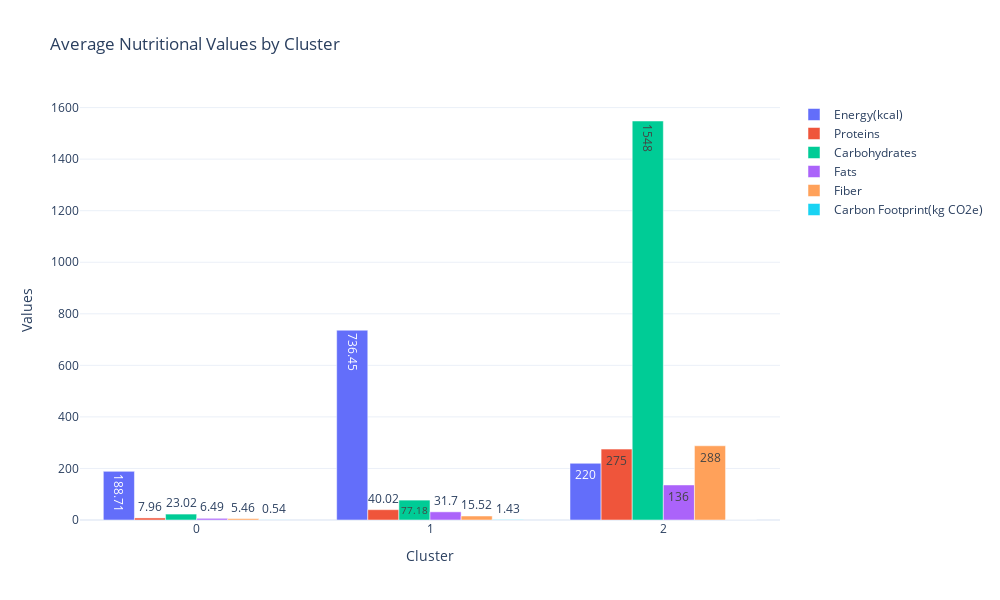

Notebook code for this chart:
### Code cell
import pandas as pd
import plotly.graph_objects as go
from sklearn.cluster import KMeans
from sklearn.preprocessing import StandardScaler
scaler = StandardScaler()
df_scaled = scaler.fit_transform(df[nutrition_cols])
kmeans = KMeans(n_clusters=3, random_state=42)
df['Cluster'] = kmeans.fit_predict(df_scaled)
cluster_profile = df.groupby('Cluster')[nutrition_cols].mean()
fig = go.Figure()
for col in nutrition_cols:
    fig.add_trace(go.Bar(
        name=col,
        x=cluster_profile.index,
        y=cluster_profile[col],
        text=cluster_profile[col].round(2),
        textposition='auto'
    ))

fig.update_layout(
    title='Average Nutritional Values by Cluster',
    barmode='group',
    xaxis_title='Cluster',
    yaxis_title='Values',
    template='plotly_white',
    width=1000,
    height=600
)
fig.show()

### Figure 1 — Plotly figure (JSON) as saved in the notebook; plotly's stock layout.template omitted (floating-point values rounded to 4 significant figures)
{"data": [{"name": "Energy(kcal)", "text": [188.7, 736.5, 220], "textposition": "auto", "type": "bar", "x": [0, 1, 2], "y": [188.7, 736.5, 220]}, {"name": "Proteins", "text": [7.96, 40.02, 275], "textposition": "auto", "type": "bar", "x": [0, 1, 2], "y": [7.958, 40.02, 275]}, {"name": "Carbohydrates", "text": [23.02, 77.18, 1548], "textposition": "auto", "type": "bar", "x": [0, 1, 2], "y": [23.02, 77.18, 1548]}, {"name": "Fats", "text": [6.49, 31.7, 136], "textposition": "auto", "type": "bar", "x": [0, 1, 2], "y": [6.494, 31.7, 136]}, {"name": "Fiber", "text": [5.46, 15.52, 288], "textposition": "auto", "type": "bar", "x": [0, 1, 2], "y": [5.456, 15.52, 288]}, {"name": "Carbon Footprint(kg CO2e)", "text": [0.54, 1.43, 0.02], "textposition": "auto", "type": "bar", "x": [0, 1, 2], "y": [0.5432, 1.434, 0.0165]}], "layout": {"barmode": "group", "height": 600, "title": {"text": "Average Nutritional Values by Cluster"}, "width": 1000, "xaxis": {"title": {"text": "Cluster"}}, "yaxis": {"title": {"text": "Values"}}}}
